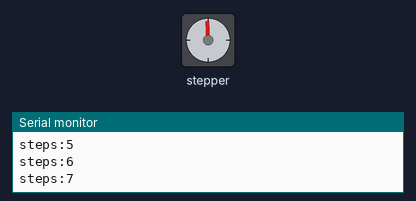
A sketch run on a simulated Arduino Uno, built with avr-gcc and run on an emulated ATmega328P. Shown: stepper motor, the last lines printed to the serial monitor. Stepper angles assume 200 steps per turn.

Above: at 0.15 s.
At 9.94 s:
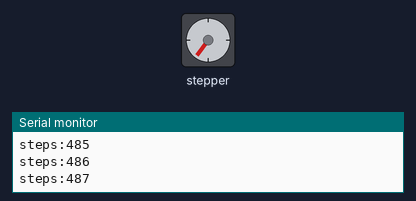
At 19.73 s:
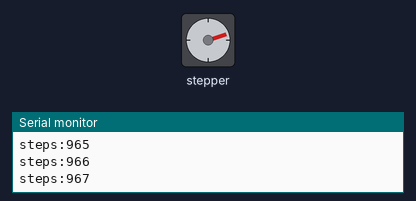
At 39.67 s:
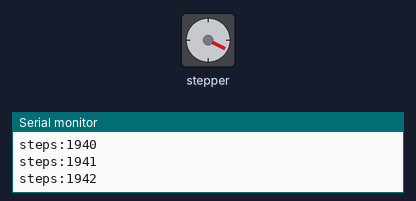
Timing chart, 0 to 40.0 s (numbered marks = the images above):
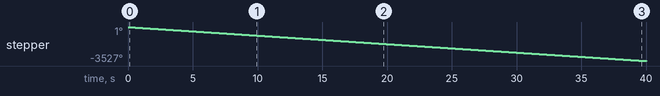

The sketch:

StepperTest.ino
```cpp
#include <Stepper.h>

const int stepsPerRevolution = 200;  // change this to fit the number of steps per revolution
// for your motor

// initialize the stepper library on pins 8 through 11:
Stepper myStepper(stepsPerRevolution, 2, 3, 4, 5);

int stepCount = 0;         // number of steps the motor has taken

void setup() {
  // initialize the serial port:
  Serial.begin(9600);
}

void loop() {
  // step one step:
  myStepper.step(-1);
  Serial.print("steps:");
  Serial.println(stepCount);
  stepCount++;
  delay(20);
}
```

Measured:
- by itself, stepper: keeps turning counter-clockwise at about 88°/s
